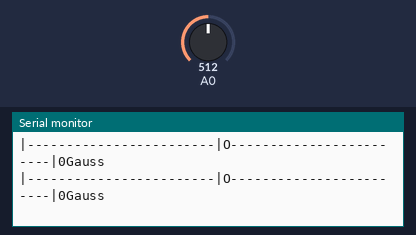
The sketch below on a simulated Arduino Uno, built with avr-gcc and run on an emulated ATmega328P. Shown: the last lines printed to the serial monitor. Inputs (shaded band) come from the test bench; at power-on: A0 = 512.

Above: at 1.2 s.
1.3 s: A0 set to 528
At 1.32 s:
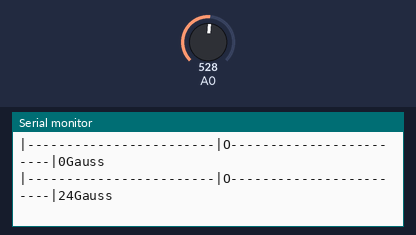
4.3 s: A0 set to 511
At 4.35 s:
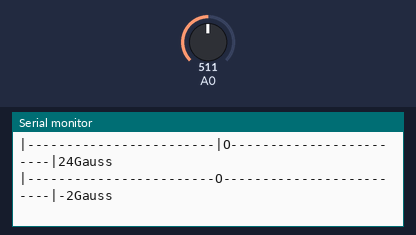
6.2 s: A0 set to 484
At 6.27 s:
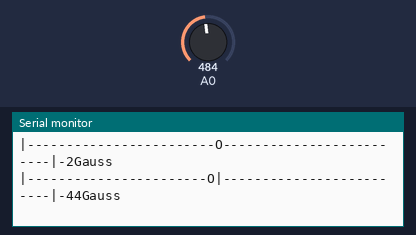

Measured:
- the behaviour switches between 492 and 491 on A0 (found by bisection; images 2 and 3)
- after the input at 1.3 s, the serial monitor: prints a new line at once (image 1)
- after the input at 4.3 s, the serial monitor: prints a new line after 0.05 s (image 2)
- after the input at 6.2 s, the serial monitor: prints a new line after 0.07 s (image 3)

The sketch:

Hall_Effect_plot.ino
```cpp
/*
GaussPlot
27/12/2011  Arduining.com
Showing Gauss measured by the SS495B in the serial monitor.
(Miniature Radiometric Linear Hall Efect Sensor)
Sensor connected to Analog channel 0.
*/
#define XRANGE  50
int x,gss;
void setup(){
  Serial.begin(9600);
}
void loop(){
  int aValue =analogRead(0);
  x = map(aValue, 0, 1024, 0, XRANGE);
  gss = map(aValue, 102, 922, -640, 640);
  Serial.print("|");
  for (int i=0;i<x;i++){
    if(i==XRANGE/2-1)Serial.print("|");
    else Serial.print("-");
  }
  Serial.print("O");
  for (int i=x+1;i<XRANGE;i++){
    if(i==XRANGE/2-1)Serial.print("|");
    else Serial.print("-");
  }
  Serial.print("|");
  Serial.print(gss);
  Serial.println("Gauss");
  delay(100);
}
```
